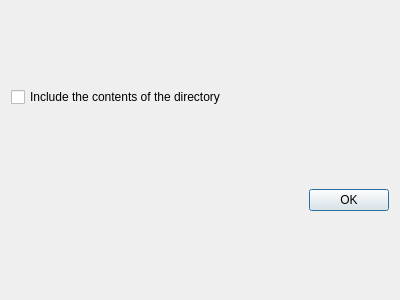
<?xml version="1.0" encoding="UTF-8"?>
<ui version="4.0">
 <class>PathActionsDialog</class>
 <widget class="QDialog" name="PathActionsDialog">
  <property name="geometry">
   <rect>
    <x>0</x>
    <y>0</y>
    <width>400</width>
    <height>300</height>
   </rect>
  </property>
  <property name="windowTitle">
   <string notr="true">PathActionsDialog</string>
  </property>
  <layout class="QVBoxLayout" name="main_layout">
   <item>
    <widget class="QCheckBox" name="include_content_check_box">
     <property name="text">
      <string>Include the contents of the directory</string>
     </property>
    </widget>
   </item>
   <item>
    <widget class="QDialogButtonBox" name="buttonBox">
     <property name="orientation">
      <enum>Qt::Horizontal</enum>
     </property>
     <property name="standardButtons">
      <set>QDialogButtonBox::Ok</set>
     </property>
    </widget>
   </item>
  </layout>
 </widget>
 <resources/>
 <connections>
  <connection>
   <sender>buttonBox</sender>
   <signal>accepted()</signal>
   <receiver>PathActionsDialog</receiver>
   <slot>accept()</slot>
   <hints>
    <hint type="sourcelabel">
     <x>248</x>
     <y>254</y>
    </hint>
    <hint type="destinationlabel">
     <x>157</x>
     <y>274</y>
    </hint>
   </hints>
  </connection>
 </connections>
</ui>
